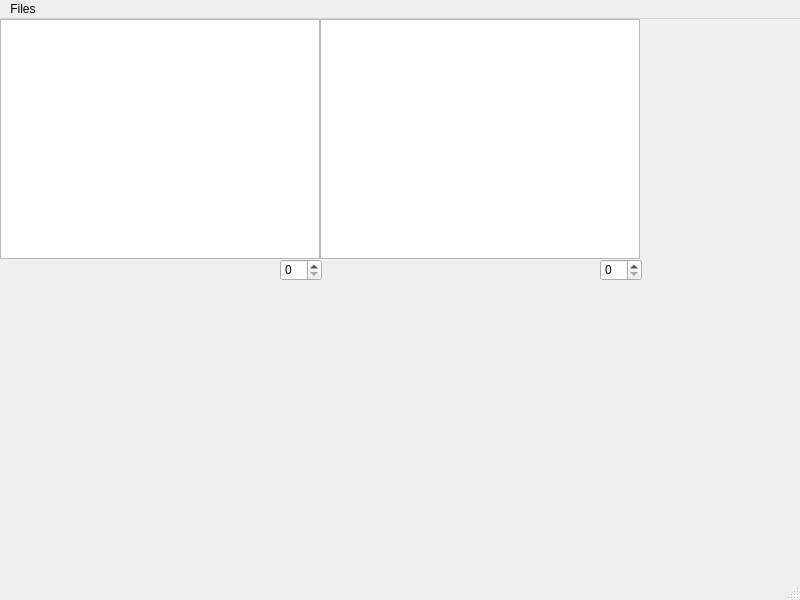
<?xml version="1.0" encoding="UTF-8"?>
<ui version="4.0">
 <class>MainWindow</class>
 <widget class="QMainWindow" name="MainWindow">
  <property name="geometry">
   <rect>
    <x>0</x>
    <y>0</y>
    <width>800</width>
    <height>600</height>
   </rect>
  </property>
  <property name="windowTitle">
   <string>RGB-D Detector</string>
  </property>
  <widget class="QWidget" name="centralwidget">
   <widget class="QGraphicsView" name="cam_left">
    <property name="geometry">
     <rect>
      <x>0</x>
      <y>0</y>
      <width>320</width>
      <height>240</height>
     </rect>
    </property>
   </widget>
   <widget class="QGraphicsView" name="cam_right">
    <property name="geometry">
     <rect>
      <x>320</x>
      <y>0</y>
      <width>320</width>
      <height>240</height>
     </rect>
    </property>
   </widget>
   <widget class="QSpinBox" name="spinBox_cam_left">
    <property name="geometry">
     <rect>
      <x>280</x>
      <y>240</y>
      <width>42</width>
      <height>22</height>
     </rect>
    </property>
   </widget>
   <widget class="QSpinBox" name="spinBox_cam_right">
    <property name="geometry">
     <rect>
      <x>600</x>
      <y>240</y>
      <width>42</width>
      <height>22</height>
     </rect>
    </property>
   </widget>
  </widget>
  <widget class="QMenuBar" name="menubar">
   <property name="geometry">
    <rect>
     <x>0</x>
     <y>0</y>
     <width>800</width>
     <height>21</height>
    </rect>
   </property>
   <widget class="QMenu" name="menuFiles">
    <property name="title">
     <string>Files</string>
    </property>
   </widget>
   <addaction name="menuFiles"/>
  </widget>
  <widget class="QStatusBar" name="statusbar"/>
 </widget>
 <resources/>
 <connections/>
</ui>
